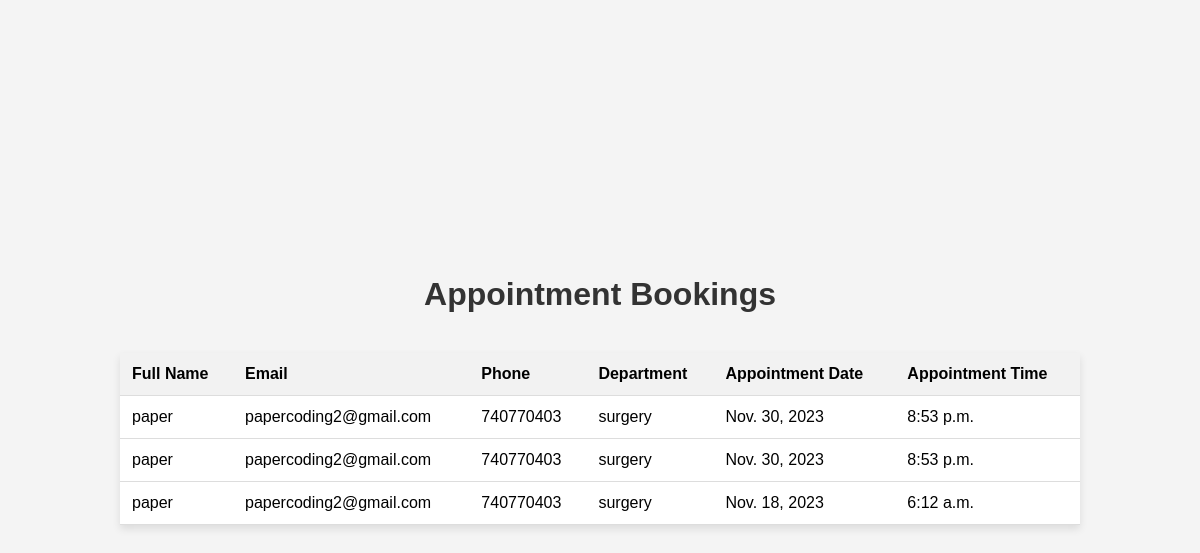
The page /bookings/ on the database its author committed.
### myapp/models.py (models this page shows, shortened)
class AppointmentFormSubmission(models.Model):
    full_name = models.CharField(max_length=50)
    email=models.EmailField()
    phone = models.IntegerField()
    department=models.CharField(max_length=50)
    appointment_date=models.DateField(max_length=15)
    appointment_time=models.TimeField(max_length=15)

### myapp/views.py (the view)
# urls.py: path('bookings/', views.bookings, name='bookings'),
def bookings(request):
    submissions = AppointmentFormSubmission.objects.all()
    return render(request, 'bookings.html', {'submissions': submissions})

### myapp/templates/bookings.html (shortened to what this page needs)
<!DOCTYPE html>
<html lang="en">
<head>
    <link rel="stylesheet" href="/static/css/animations.css">
    <link rel="stylesheet" href="/static/css/main.css">
    <link rel="stylesheet" href="/static/css/admin.css">
</head>
<body>
    <div>
        <h1>Appointment Bookings</h1>
    </div>
    <table>
        <thead>
            <tr>
                <th>Full Name</th>
                <th>Email</th>
                <th>Phone</th>
                <th>Department</th>
                <th>Appointment Date</th>
                <th>Appointment Time</th>
            </tr>
        </thead>
        <tbody>
            {% for submission in submissions %}
            <tr>
                <td>{{ submission.full_name }}</td>
                <td>{{ submission.email }}</td>
                <td>{{ submission.phone }}</td>
                <td>{{ submission.department }}</td>
                <td>{{ submission.appointment_date }}</td>
                <td>{{ submission.appointment_time }}</td>
            </tr>
            {% endfor %}
        </tbody>
    </table>
</body>
</html>

### myapp/static/css/main.css (style rules this page uses)
:root { --primarycolor: #0A76D8; --primarycolorhover: #006dd3; --btnice:#D8EBFA; --btnnicetext:#1b62b3; }
body { margin: 0; padding: 0; border-spacing: 0; font-family: 'Inter', sans-serif; }

### myapp/templates/bookings.html (style rules this page uses)
body { font-family: 'Arial', sans-serif; background-color: #f4f4f4; margin: 0; padding: 0; display: flex; justify-content: center; align-items: center; flex-direction: column; height: 100vh; }
h1 { text-align: center; color: #333; margin-bottom: 20px; }
table { width: 80%; margin: 20px auto; border-collapse: collapse; box-shadow: 0 4px 8px rgba(0, 0, 0, 0.1); background-color: #fff; }
th, td { padding: 12px; text-align: left; border-bottom: 1px solid #ddd; }
th { background-color: #f2f2f2; }

### rows shown on the page
AppointmentFormSubmission: full_name "paper", email "papercoding2@gmail.com", phone "740770403", department "surgery", appointment_date "Nov. 30, 2023", appointment_time "8:53 p.m."
AppointmentFormSubmission: full_name "paper", email "papercoding2@gmail.com", phone "740770403", department "surgery", appointment_date "Nov. 30, 2023", appointment_time "8:53 p.m."
AppointmentFormSubmission: full_name "paper", email "papercoding2@gmail.com", phone "740770403", department "surgery", appointment_date "Nov. 18, 2023", appointment_time "6:12 a.m."
